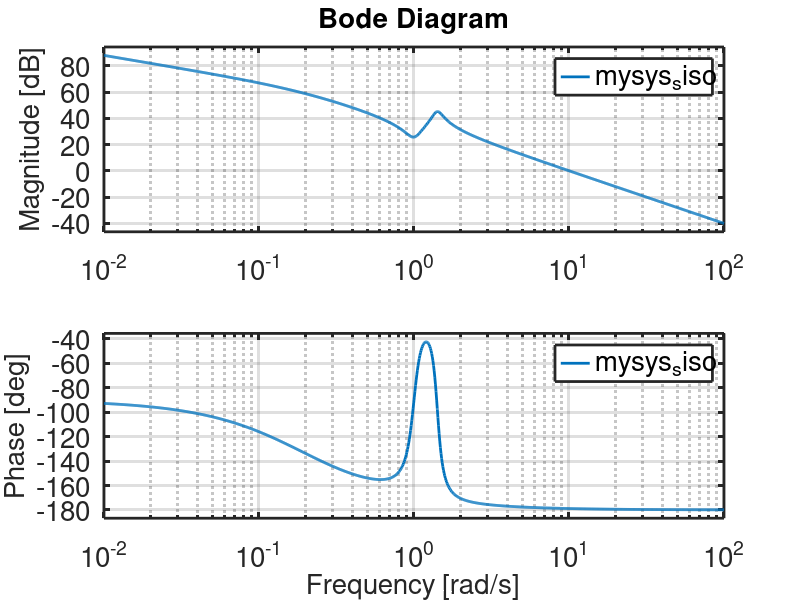

MATLAB code to generate this figure: (Note: this script raises an error after producing the figure.)
% N. Boechler 1/15/24
% Example for 2DOF rotational system; free-free, onsite dampers

clc;
clear all;
close all;

% simulation duration
cycles_open=2; % number of cycles of characteristic time open loop
cycles_closed=10; % number of cycles of characteristic time closed loop
close_loop_step_target=2000; % closed loop step target [counts]

% system parameters
wn1=1; % rad/s
wn2=1; % rad/s
B1=0.1; % beta
B2=0.1;  % beta
k2=0.01; % V/m

m1=k2/wn1^2; % Vs^2/counts
m2=k2/wn2^2; % Vs^2/counts
d1=k2*2*B1/wn1; % Vs/count
d2=k2*2*B2/wn2; % Vs/count

% setup state space
A=[0 1 0 0; ...
    -k2/m1 -d1/m1 k2/m1 0; ...
    0 0 0 1; ...
    k2/m2 0 -k2/m2 -d2/m2];

B = zeros(4,1);
B(2,1) = 1/m1; % select input
C = zeros(2,4);
C(1,1)=1; % select outputs
C(2,3)=1; % select outputs
C_siso=zeros(1,4);
C_siso(1,1)=1; % choose encoder 1 for feedback
D = zeros(2,1);
D_siso=0;

mysys=ss(A,B,C,D);
mysys_siso=ss(A,B,C_siso,D_siso);

% step response
Tp=2*pi/wn2; % characteristic period [s]
dt=Tp*1E-3; % timestep [s]
T = Tp*cycles_open; % simulated time [s]
t=[0:dt:T];
y=step(mysys,t);

% plot open loop response
figure(01)
subplot(221)
plot(t,y(:,1),'LineWidth',2);
set(gca,'FontSize',20,'LineWidth',2);
xlabel('time [s]');
ylabel('x_1/U [counts/Volts]')
ylim(1.1*[min(y(:,1)) max(y(:,1))])

subplot(223)
plot(t,y(:,2),'LineWidth',2);
set(gca,'FontSize',20,'LineWidth',2);
xlabel('time [s]');
ylabel('x_2/U [counts/Volts]')
ylim(1.1*[min(y(:,2)) max(y(:,2))])

% calculate and plot open loop Bode
subplot(2,2,[2,4])
bode(mysys_siso);
set(findall(gcf,'-property','FontSize'),'FontSize',20)
set(findall(gcf,'-property','LineWidth'),'LineWidth',2)


% motor gains only relevant to controller
mysys_siso_tf=tf(mysys_siso)
[num0 den0]=tfdata(mysys_siso_tf,'v');
mysys_siso_tf2=tf(num0*m1*m2,den0*m1*m2)

deng=[1/209 1]; % dynamics of the DC-motor (actuator)
Khw=9.7656e-3; % hardware gain 
numg=Khw; 
Ghdw=tf(numg,deng)

G=mysys_siso_tf2*Ghdw % add hardware transfer function

[C_pi,info] = pidtune(G,'PID') % PID tune

C_pi_tf=tf(C_pi) % convert controller to transfer function form
totalsys=feedback(G*C_pi_tf,1);  % combine controller and plant

% controlled step response
T_cont = Tp*cycles_closed;
t_control=[0:dt:T_cont];
opts = stepDataOptions('StepAmplitude',close_loop_step_target)
y_control=step(totalsys,t_control,opts);

% plot closed loop step response
figure(02)
plot(t_control,y_control,[0 T_cont],mean(y_control)*[1 1],'LineWidth',2);
set(gca,'FontSize',20,'LineWidth',2);
xlabel('time [s]');
ylabel('x_1 [counts]')
ylim(0.9*[min(y_control) 1.2*max(y_control)])

figure(03)
% calculate and plot Nyquist
subplot(221)
nyquist(totalsys);
set(findall(gcf,'-property','FontSize'),'FontSize',20)
set(findall(gcf,'-property','LineWidth'),'LineWidth',2)

% calculate and plot Root locus 
subplot(223)
rlocus(totalsys);
set(findall(gcf,'-property','FontSize'),'FontSize',20)
set(findall(gcf,'-property','LineWidth'),'LineWidth',2)

% calculate and plot closed loop Bode
subplot(2,2,[2,4])
bode(totalsys);
set(findall(gcf,'-property','FontSize'),'FontSize',20)
set(findall(gcf,'-property','LineWidth'),'LineWidth',2)

